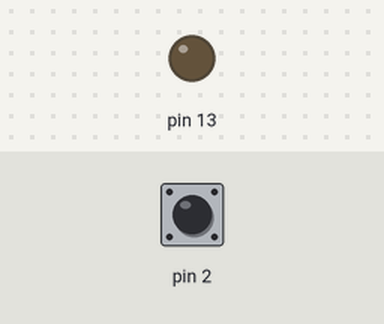
The sketch below on a simulated Arduino Uno, built with avr-gcc and run on an emulated ATmega328P. Shown: output pins drawn as LEDs (lit = HIGH). The test bench sets the inputs (shaded band); at power-on: pin 2 HIGH. Sleep ends after the set time or at an interrupt; what the sketch prints to the serial monitor is not drawn.

Above: at 4.2 s.
4.3 s: pin 2 pulled LOW for 0.15 s
At 5.2 s:
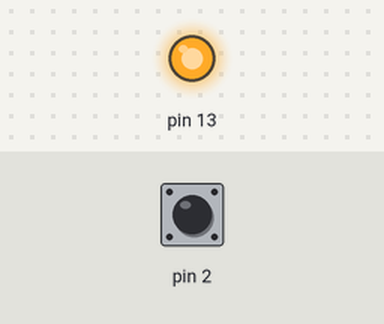
Timing chart, 0 to 9.1 s (numbered marks = the images above; inputs shaded):
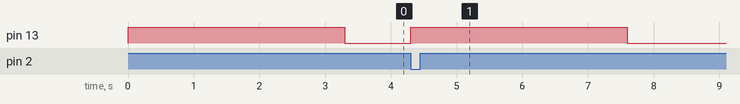

Measured:
- after the input at 4.3 s, pin 13: LOW → HIGH at once, → LOW 3.3 s later

The sketch:

A013_Sleep.ino
```cpp
/*
7.13 - Sleep con Arduino UNO
*/

//includo le librerie per lo sleep
#include <avr/sleep.h>
#include <avr/power.h>

//funzione richiama al risveglio
void pin2Interrupt(void) {
  //disabilita l'interrupt
  detachInterrupt(digitalPinToInterrupt(2));
  //accende il led
  digitalWrite(13, HIGH);
}

void enterSleep(void) {
  //collegao una funzione all'interrupt
  attachInterrupt(digitalPinToInterrupt(2), pin2Interrupt, LOW);
  delay(100);
  //spengo il led
  digitalWrite(13, LOW);
  //configuro la modalità di sleep
  set_sleep_mode(SLEEP_MODE_PWR_DOWN);
  //abilito lo sleep
  sleep_enable();
  //entro in sleep
  sleep_mode();
  /* il programma qui è in sleep e attende l'evento di risveglio */

  /* Il programma riprende qui dopo lo sleep */
  //disabilito lo sleep
  sleep_disable();
}

void setup() {
  //configuro la seriale
  Serial.begin(9600);
  //imposto i pin
  pinMode(2, INPUT_PULLUP);
  pinMode(13, OUTPUT);

  //scrivo un messaggio
  Serial.println("Sleep Test sketch");
  //accendo il led sul pin 13
  digitalWrite(13, HIGH);
}

//variabile conteggio secondi
int count = 0;

void loop() {
  //ogni secondo che passa aumento il valore di count
  delay(1000);
  count++;
  //scrivo un messaggio
  Serial.print("Attivo da ");
  Serial.print(count);
  Serial.println(" s.");

  //a tre secondi attivo lo sleep
  if(count == 3) {
    Serial.println("Sleep!");
    delay(200);
    count = 0;
    enterSleep();
  }
}
```
